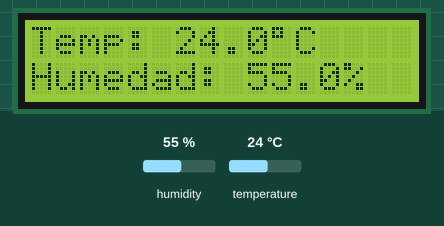
Simulated run of this sketch. Board: ESP32. Parts: 16×2 character LCD. The inputs (shaded band) are chosen by the test bench; at power-on: humidity 55 %, temperature 24 °C.

Above: at 2.7 s.
2.8 s: humidity set to 22 %
At 4.2 s:
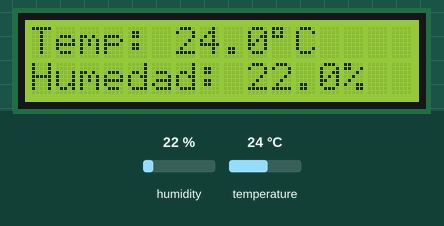
5.5 s: temperature set to 12 °C
At 6.1 s:
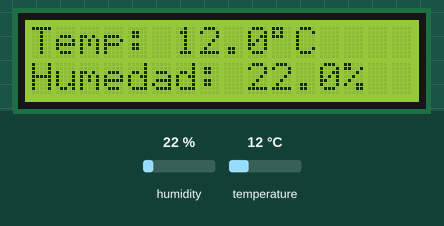
8.2 s: humidity set to 40 %
At 10.8 s:
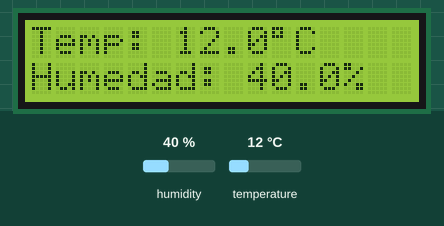
11.1 s: temperature set to 19 °C
At 12.9 s:
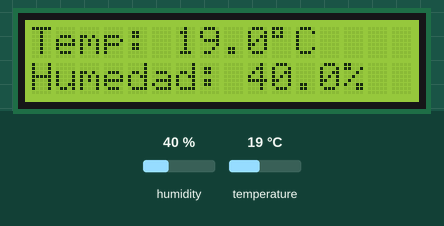
Timing chart, 0 to 14.4 s (numbered marks = the images above; inputs shaded):
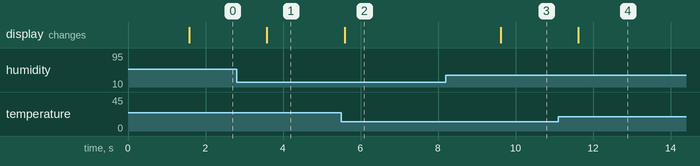

The sketch:

25_Bluetooth_Fotosensible_Humedad_y_Temperatura_Pantalla_LSD.ino
```cpp
// Incluir librerias
#include <LiquidCrystal.h>
#include <DHT.h>

// Configuración de pines
#define DHTPIN 13         // Pin de datos del DHT22
#define DHTTYPE DHT22     // Tipo de sensor

// Pines del LCD (usa pines compatibles con ESP32)
LiquidCrystal lcd(19, 18, 5, 4, 2, 15);

// Objetos
DHT dht(DHTPIN, DHTTYPE);

void setup() {
  Serial.begin(115200);
  dht.begin();

  lcd.begin(16, 2);
  lcd.clear();
  lcd.print("Iniciando...");
  delay(1500);
  lcd.clear();
}

void loop() {
  float h = dht.readHumidity();
  float t = dht.readTemperature();

  // Si hay error de lectura
  if (isnan(h) || isnan(t)) {
    lcd.clear();
    lcd.setCursor(0, 0);
    lcd.print("Error sensor DHT22");
    lcd.setCursor(0, 1);
    lcd.print("Revisar conexion");
    Serial.println("Error al leer el DHT22");
    delay(2000);
    return;
  }

  // Mostrar temperatura
  lcd.setCursor(0, 0);
  lcd.print("Temp: ");
  lcd.print(t, 1);
  lcd.print((char)223); // símbolo de grados °
  lcd.print("C   ");

  // Mostrar humedad
  lcd.setCursor(0, 1);
  lcd.print("Humedad: ");
  lcd.print(h, 1);
  lcd.print("%   ");

  delay(2000); // Actualiza cada 2 segundos
}
```

Measured:
- after the input at 2.8 s, the display: changes after 0.79 s (image 1)
- after the input at 5.5 s, the display: changes after 0.10 s (image 2)
- after the input at 8.2 s, the display: changes after 1.4 s (image 3)
- after the input at 11.1 s, the display: changes after 0.52 s (image 4)
